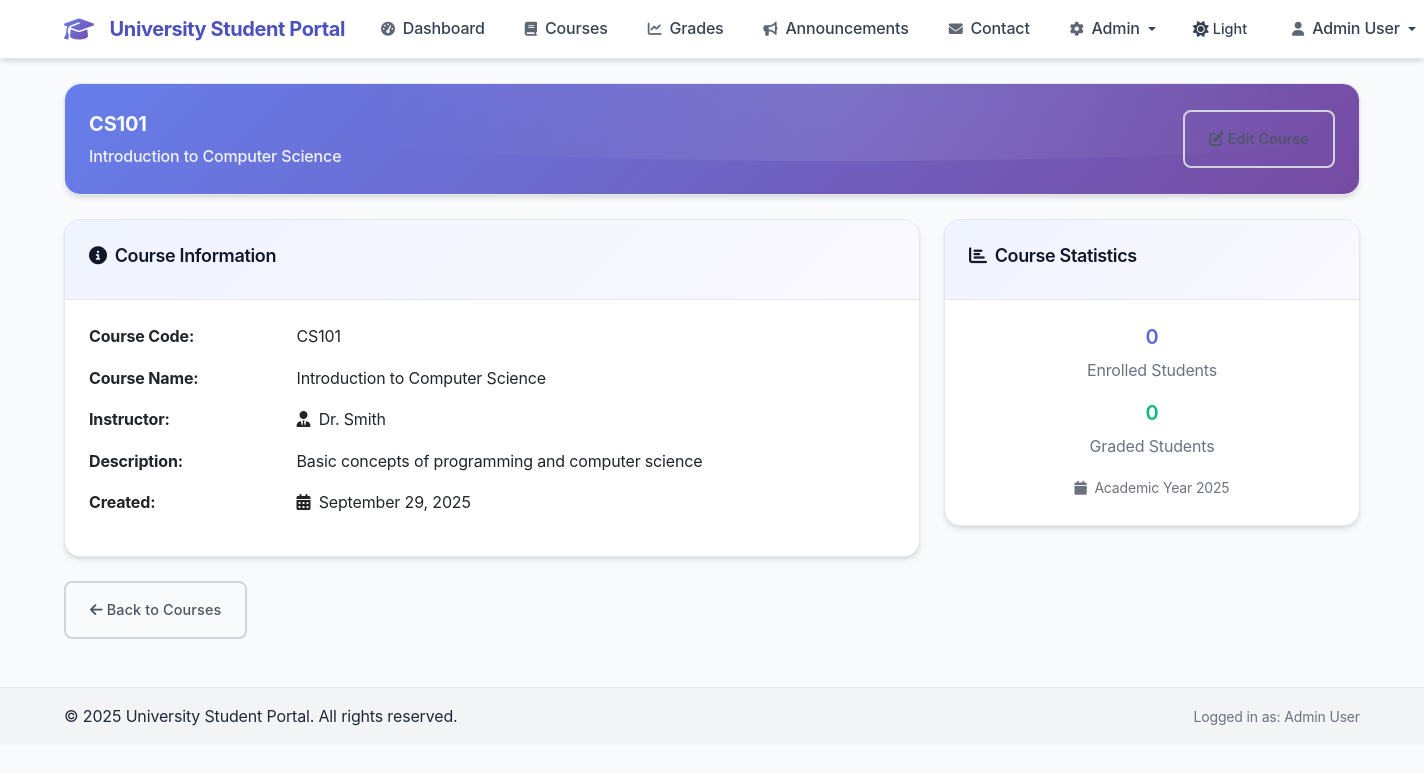
The app's page /course.php?id=1 (signed in) with its own data.
### tables this page shows
CREATE TABLE IF NOT EXISTS courses (
    id INT AUTO_INCREMENT PRIMARY KEY,
    course_code VARCHAR(20) NOT NULL UNIQUE,
    course_name VARCHAR(255) NOT NULL,
    instructor VARCHAR(255) NOT NULL,
    description TEXT,
    created_at TIMESTAMP DEFAULT CURRENT_TIMESTAMP
);

### db.php (called while the page is built, shortened)
<?php
function isAdmin() {
    return isset($_SESSION['role']) && $_SESSION['role'] === 'admin';
}
function sanitizeInput($input) {
    return htmlspecialchars(trim($input), ENT_QUOTES, 'UTF-8');
}
?>

### course.php (the view, shortened to what this page needs)
<?php
require_once 'db.php';
require_once 'header.php';
$course_id = $_GET['id'] ?? null;
try {
    $stmt = $pdo->prepare("SELECT * FROM courses WHERE id = ?");
    $stmt->execute([$course_id]);
    $course = $stmt->fetch();
    $is_enrolled = false;
    $enrollment_count = 0;
    $stmt = $pdo->prepare("SELECT COUNT(*) FROM enrollments WHERE course_id = ?");
    $stmt->execute([$course_id]);
    $enrollment_count = $stmt->fetchColumn();
    $enrolled_students = [];
    if (isAdmin() || $is_enrolled) {
        $stmt = $pdo->prepare("
            SELECT u.name, u.email, e.enrolled_at,
                   g.grade, g.grade_points
            FROM enrollments e
            JOIN users u ON e.user_id = u.id
            LEFT JOIN grades g ON g.user_id = u.id AND g.course_id = e.course_id
            WHERE e.course_id = ?
            ORDER BY e.enrolled_at DESC
        ");
        $stmt->execute([$course_id]);
        $enrolled_students = $stmt->fetchAll();
    }
} catch (PDOException $e) {
    $error_message = 'Database error occurred while loading course details.';
}
?>
<?php if (isset($course)): ?>
    <div class="row mb-4">
        <div class="col-12">
            <div class="card">
                <div class="course-header">
                    <div class="row align-items-center">
                        <div class="col-md-8">
                            <div class="course-code"><?= sanitizeInput($course['course_code']) ?></div>
                            <div class="course-name"><?= sanitizeInput($course['course_name']) ?></div>
                        </div>
                        <div class="col-md-4 text-end">
                            <?php if (!isAdmin()): ?>
                                <?php if ($is_enrolled): ?>
                                    <span class="badge bg-success fs-6">
                                        <i class="fas fa-check me-1"></i>Enrolled
                                    </span>
                                <?php else: ?>
                                    <button class="btn btn-outline-primary" onclick="enrollInCourse()">
                                        <i class="fas fa-plus me-1"></i>Enroll
                                    </button>
                                <?php endif; ?>
                            <?php else: ?>
                                <a href="admin_courses.php?edit=<?= $course['id'] ?>" class="btn btn-outline-secondary">
                                    <i class="fas fa-edit me-1"></i>Edit Course
                                </a>
                            <?php endif; ?>
                        </div>
                    </div>
                </div>
            </div>
        </div>
    </div>
    <div class="row mb-4">
        <div class="col-md-8">
            <div class="card">
                <div class="card-header">
                    <h5><i class="fas fa-info-circle me-2"></i>Course Information</h5>
                </div>
                <div class="card-body">
                    <div class="row mb-3">
                        <div class="col-sm-3"><strong>Course Code:</strong></div>
                        <div class="col-sm-9"><?= sanitizeInput($course['course_code']) ?></div>
                    </div>
                    <div class="row mb-3">
                        <div class="col-sm-3"><strong>Course Name:</strong></div>
                        <div class="col-sm-9"><?= sanitizeInput($course['course_name']) ?></div>
                    </div>
                    <div class="row mb-3">
                        <div class="col-sm-3"><strong>Instructor:</strong></div>
                        <div class="col-sm-9">
                            <i class="fas fa-user-tie me-1"></i>
                            <?= sanitizeInput($course['instructor']) ?>
                        </div>
                    </div>
                    <div class="row mb-3">
                        <div class="col-sm-3"><strong>Description:</strong></div>
                        <div class="col-sm-9"><?= nl2br(sanitizeInput($course['description'])) ?></div>
                    </div>
                    <div class="row mb-3">
                        <div class="col-sm-3"><strong>Created:</strong></div>
                        <div class="col-sm-9">
                            <i class="fas fa-calendar-alt me-1"></i>
                            <?= date('F j, Y', strtotime($course['created_at'])) ?>
                        </div>
                    </div>
                </div>
            </div>
        </div>
        <div class="col-md-4">
            <div class="card">
                <div class="card-header">
                    <h5><i class="fas fa-chart-bar me-2"></i>Course Statistics</h5>
                </div>
                <div class="card-body text-center">
                    <div class="mb-3">
                        <h4 class="text-primary"><?= $enrollment_count ?></h4>
                        <p class="text-muted mb-0">Enrolled Students</p>
                    </div>
                    <?php if (isAdmin()): ?>
                    <div class="mb-3">
                        <h4 class="text-success"><?= count(array_filter($enrolled_students, function($s) { return !empty($s['grade']); })) ?></h4>
                        <p class="text-muted mb-0">Graded Students</p>
                    </div>
                    <?php endif; ?>
                    <div>
                        <small class="text-muted">
                            <i class="fas fa-calendar me-1"></i>
                            Academic Year <?= date('Y') ?>
                        </small>
                    </div>
                </div>
            </div>
        </div>
    </div>
    <div class="row mt-4">
        <div class="col-12">
            <a href="courses.php" class="btn btn-outline-secondary">
                <i class="fas fa-arrow-left me-1"></i>Back to Courses
            </a>
        </div>
    </div>
<?php endif; ?>
<?php require_once 'footer.php'; ?>

### style.css (style rules this page uses)
:root { --primary-50: #f0f4ff; --primary-100: #e0eaff; --primary-200: #c7d8ff; --primary-300: #a4bcff; --primary-400: #8195ff; --primary-500: #667eea; --primary-600: #5a67d8; --primary-700: #4c51bf; --primary-800: #434190; --primary-900: #3c366b; --secondary-50: #faf8ff; --secondary-100: #f3f0ff; --secondary-200: #e8e1ff; --secondary-300: #d6c7ff; --secondary-400: #c1a3ff; --secondary-500: #764ba2; --secondary-600: #68428a; --secondary-700: #5a3972; --secondary-800: #4c305a; --secondary-900: #3e2742; --gray-50: #f9fafb; --gray-100: #f3f4f6; --gray-200: #e5e7eb; --gray-300: #d1d5db; --gray-400: #9ca3af; --gray-500: #6b7280; --gray-600: #4b5563; --gray-700: #374151; --gray-800: #1f2937; --gray-900: #111827; --success: #10b981; --warning: #f59e0b; --error: #ef4444; --info: #3b82f6; --font-family-base: 'Inter', -apple-system, BlinkMacSystemFont, 'Segoe UI', Roboto, sans-serif; --font-family-heading: 'Inter', -apple-system, BlinkMacSystemFont, 'Segoe UI', Roboto, sans-serif; --space-xs: 0.25rem; --space-sm: 0.5rem; --space-md: 1rem; --space-lg: 1.5rem; --space-xl: 2rem; --space-2xl: 3rem; --radius-sm: 0.375rem; --radius-md: 0.5rem; --radius-lg: 0.75rem; --radius-xl: 1rem; --radius-2xl: 1.5rem; --shadow-sm: 0 1px 2px 0 rgba(0, 0, 0, 0.05); --shadow-md: 0 4px 6px -1px rgba(0, 0, 0, 0.1), 0 2px 4px -1px rgba(0, 0, 0, 0.06); --shadow-lg: 0 10px 15px -3px rgba(0, 0, 0, 0.1), 0 4px 6px -2px rgba(0, 0, 0, 0.05); --shadow-xl: 0 20px 25px -5px rgba(0, 0, 0, 0.1), 0 10px 10px -5px rgba(0, 0, 0, 0.04); --shadow-2xl: 0 25px 50px -12px rgba(0, 0, 0, 0.25); --gradient-primary: linear-gradient(135deg, var(--primary-500) 0%, var(--secondary-500) 100%); --gradient-primary-hover: linear-gradient(135deg, var(--primary-600) 0%, var(--secondary-600) 100%); --gradient-subtle: linear-gradient(135deg, var(--primary-50) 0%, var(--secondary-50) 100%); --transition-fast: 150ms ease-in-out; --transition-normal: 250ms ease-in-out; --transition-slow: 350ms ease-in-out; }
body { font-family: var(--font-family-base); background-color: var(--gray-50); color: var(--gray-800); line-height: 1.6; letter-spacing: -0.01em; }
html { scroll-behavior: smooth; scroll-padding-top: 80px; }
body { overflow-x: hidden; }
h1, h2, h3, h4, h5, h6 { font-family: var(--font-family-heading); font-weight: 600; line-height: 1.3; letter-spacing: -0.02em; color: var(--gray-900); scroll-margin-top: 80px; }
h4 { font-size: 1.25rem; animation: fadeInUp 0.8s ease-out 0.3s both; }
h5 { font-size: 1.125rem; animation: fadeInUp 0.8s ease-out 0.4s both; }
.course-header { background: var(--gradient-primary); color: var(--gray-50); border-radius: var(--radius-xl) var(--radius-xl) 0 0; padding: var(--space-lg); position: relative; overflow: hidden; }
.course-header::before { content: ''; position: absolute; top: -50%; right: -20%; width: 120%; height: 120%; background: radial-gradient(circle, rgba(255, 255, 255, 0.1) 0%, transparent 60%); border-radius: 50%; }
.course-code { font-weight: 700; font-size: 1.25rem; position: relative; z-index: 1; margin-bottom: var(--space-xs); }
.course-name { margin: 0; font-size: 1rem; opacity: 0.95; font-weight: 500; position: relative; z-index: 1; }
.btn { font-weight: 500; border-radius: var(--radius-md); transition: var(--transition-fast); border: none; padding: var(--space-md) var(--space-lg); font-size: 0.9rem; letter-spacing: 0.01em; }
.btn-outline-secondary { border: 2px solid var(--gray-300); color: var(--gray-600); }
.card { border: 1px solid var(--gray-200); border-radius: var(--radius-xl); box-shadow: var(--shadow-md); overflow: hidden; transition: var(--transition-normal); }
.card-header { background: var(--gradient-subtle); border-bottom: 1px solid var(--gray-200); padding: var(--space-lg); font-weight: 600; color: var(--gray-800); }
.card-body { padding: var(--space-lg); }
.text-muted { color: var(--gray-500) !important; }
.text-primary { color: var(--primary-600) !important; }
.text-success { color: var(--success) !important; }
html { transition: background-color 0.3s ease, color 0.3s ease; }

### records on screen
courses: course_code "CS101", course_name "Introduction to Computer Science", instructor "Dr. Smith", description "Basic concepts of programming and computer science", created_at "September 29, 2025"

### other values on screen
SITE_NAME "University Student Portal"
sanitizeInput($_SESSION['name'] ?? 'User') "Admin User"
$enrollment_count "0"
